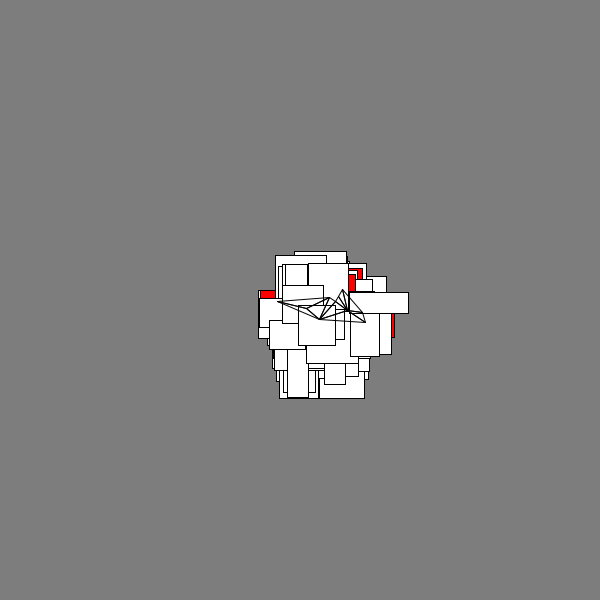
Frame 1 (no input)
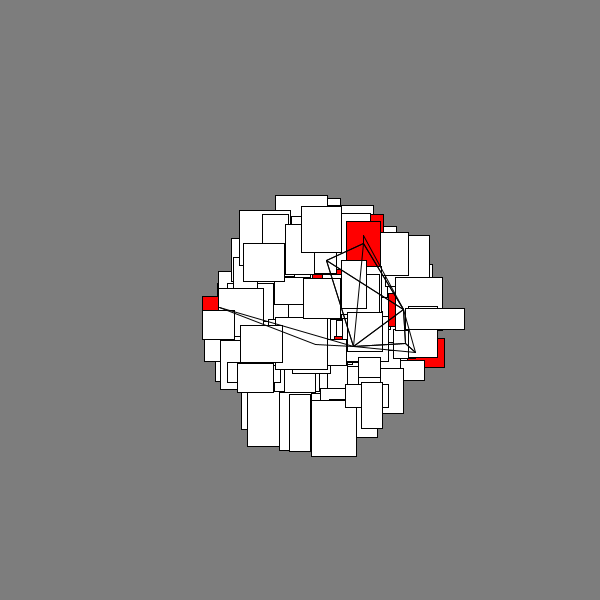
Frame 60 (the mouse pressed at the canvas centre just before this capture)
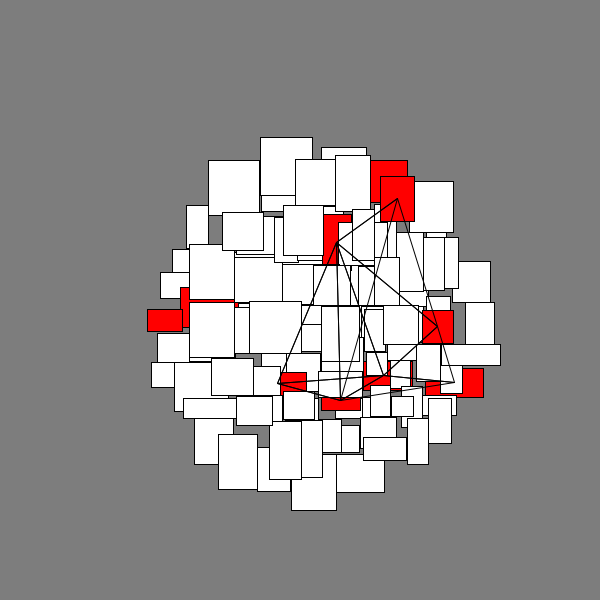
Frame 120 (the mouse held since frame 60 and released just before this capture)

The Processing sketch that drew these frames (run headless with seeded random() and noise(); from frame 60 on, the mouse is pressed at the canvas centre):

// Processing sketch: ProcGen
// ── ProcGen.pde
DelaunayTriangulator dt;
Sala[] salas = new Sala[100];

ArrayList<Sala> mainRooms = new ArrayList<Sala>();
int mainRoomCount = (int)(salas.length * 0.1);

void setup() {
  background(125);
  fill(255);
  size(600, 600);
  for (int i = 0; i < salas.length; i++) {
    salas[i] = new Sala(GetRandomPointInCircle(new PVector(width/2, height/2), 50), (int)random(20, 60), (int)random(20, 60));
  }
  int[] mainRoomIndex = Scramble(mainRoomCount, salas.length);
  for (int i = 0; i < mainRoomIndex.length; i++) {
    mainRooms.add(salas[mainRoomIndex[i]]);
    salas[mainRoomIndex[i]].isMain = true;
  }
}

void draw() {
  background(125);
  for (int i = 0; i < salas.length; i++) {
    salas[i].Update();
  }
  PVector[] centers = new PVector[mainRoomCount];
  for (int j = 0; j < mainRoomCount; j++) {
    centers[j] =  mainRooms.get(j).center;
  }
  Triangulate(centers);
  //draw();

  if (dt != null) {
    //for (Triangle t : dt.triangles) {
      //t.DrawCircumcircle(this);
   // }
    for (Triangle t : dt.triangles) {
      t.DrawEdges(this);
    }
  }
}

void mouseReleased() {
  /*background(125);
   PVector[] centers = new PVector[mainRoomCount];
   for (int j = 0; j < mainRoomCount; j++) {
   centers[j] =  mainRooms.get(j).center;
   }
   Triangulate(centers);
   draw();*/
}

PVector GetRandomPointInCircle(PVector pos, int radius) {
  float selectedRadius = random(1) * (float)radius;
  float angle = random(1) * PI*2;
  PVector point = new PVector(sin(angle), cos(angle));
  PVector p = new PVector(pos.x, pos.y);
  point.mult(selectedRadius);
  return p.add(point);
}

int[] Scramble (int count, int range) {
  IntList scrambler = new IntList();
  for (int i=0; i<range; i++) {
    scrambler.append(i);
  }
  scrambler.shuffle();
  int[] result = new int[count];
  for (int i=0; i<count; i++) {
    result[i] = scrambler.get(i);
  }
  return result;
}

void Triangulate(PVector[] points) {
  dt = new DelaunayTriangulator();
  dt.points = points;
  dt.triangles = dt.Calculate();
}

// ── DelaunayTriangulator.pde
public class DelaunayTriangulator {
  PVector[] points;
  ArrayList<Triangle> triangles;

  // sort points in clockwise order (in place)
  // insertion sort
  // NOTE: not currently in use
  private PVector[] SortClockwise(PVector[] pts, PVector center) {
    // sort in clockwise order
    // left -> right
    for (int i = 1; i < pts.length; i++) {
      PVector p = pts[i];
      int pos = i;

      while (pos > 0 && IsCcw(p, pts[pos - 1], center)) {
        // larger value shifts up
        pts[pos] = pts[pos - 1];
        // insert position moves down
        pos = pos - 1;
      }

      // correct position determined
      pts[pos] = p;
    }
    return pts;
  }

  // returns true if A is CCW in relation to B
  // reference: http://stackoverflow.com/questions/6989100/sort-points-in-clockwise-order
  // NOTE: not currently in use
  private boolean IsCcw(PVector a, PVector b, PVector center) {
    PVector diffA = PVector.sub(center, a);
    PVector diffB = PVector.sub(center, b);

    if (diffA.x >= 0 && diffB.x < 0) {
      return true;
    }
    if (diffA.x == 0 && diffB.x == 0) {
      return diffA.y > diffB.y;
    }
    
    // (0, 0, 1) is the perpendicular vector
    // it is the vector perpendicular to the xy plane
    float dot = PVector.dot(diffA.cross(diffB), new PVector(0, 0, 1));
    if (dot < 0) {
      return true;
    } else if (dot > 0) {
      return false;
    }

    // a & b are on the same line from the center point
    // use distance; further is CCW
    return diffA.mag() > diffB.mag();
  }  

  // find a triangle that contains all the points
  // this used as a starting reference for the algorithm
  public Triangle GetSuperTriangle() {
    // find min & max x and y values
    float xMin = points[0].x;
    float yMin = points[0].y;
    float xMax = xMin;
    float yMax = yMin;

    for (int i = 0; i < points.length; i++) {
      PVector p = points[i];
      if (p.x < xMin) {
        xMin = p.x;
      }
      if (p.x > xMax) {
        xMax = p.x;
      }
      if (p.y < xMin) {
        xMin = p.y;
      }
      if (p.y > xMax) {
        xMax = p.y;
      }
    }

    // build triangle that contains the min and max values
    float dx = xMax - xMin;
    float dy = yMax - yMin;
    float dMax = dx > dy ? dx : dy;
    float xMid = (xMin + xMax) / 2f;
    float yMid = (yMin + yMax) / 2f;

    Triangle superTri = new Triangle(
      new PVector(xMid - 2f * dMax, yMid - dMax),
      new PVector(xMid, yMid + 2f * dMax),
      new PVector(xMid + 2f * dMax, yMid - dMax)
    );

    return superTri;
  }

  // Calculates / creates delaunay triangles for the
  // current set of points
  public ArrayList<Triangle> Calculate()
  {
    // the buffer of current triangles
    ArrayList<Triangle> triangleBuffer = new ArrayList<Triangle>();

    // final collection of completed triangles
    ArrayList<Triangle> completed = new ArrayList<Triangle>();

    // add the super triangle
    Triangle superTriangle = GetSuperTriangle();
    triangleBuffer.add(superTriangle);

    // add each point
    PVector point;
    ArrayList<Edge> edgeBuffer = new ArrayList<Edge>();
    for (int i = 0; i < points.length; i++) {
      point = points[i];
      edgeBuffer.clear();

      // iterate over all current triangles (in reverse)
      // checking to see if the current point is included
      // in a triangles circumcircle
      for (int j = triangleBuffer.size() - 1; j >= 0; j--) {
        Triangle tri = triangleBuffer.get(j);

        PVector circumcenter = tri.GetCircumcenter();
        float rad = circumcenter.dist(tri.points[0]);

        if (circumcenter.x + rad < point.x) {
          // triangle is complete
          // TODO can we end evaluation for current point here?
          completed.add(tri);
        }

        if (circumcenter.dist(point) < rad) {
          // inside
          // add edges to buffer and remove the triangle
          edgeBuffer.add(new Edge(tri.points[0], tri.points[1]));
          edgeBuffer.add(new Edge(tri.points[1], tri.points[2]));
          edgeBuffer.add(new Edge(tri.points[2], tri.points[0]));
          triangleBuffer.remove(j);
        }
      }

      // edge buffer time
      // check for duplicate edges
      // if found, remove them
      for (int j = 0; j < edgeBuffer.size() - 1; j++) {
        Edge edgeA = edgeBuffer.get(j);
        if (edgeA != null) {
          for (int k = j + 1; k < edgeBuffer.size(); k++) {
            Edge edgeB = edgeBuffer.get(k);
            if (edgeA.IsEqual(edgeB)) {
              edgeBuffer.set(j, null);
              edgeBuffer.set(k, null);
            }
          }  
        }
      }

      // build new triangles from
      // the remaining edges
      for (int j = 0; j < edgeBuffer.size(); j++) {
        Edge edge = edgeBuffer.get(j);
        if (edge == null) {
          continue;
        }

        // make sure to order points in a clockwise fashion
        Triangle tri = new Triangle(edge.p1, edge.p2, point);
        triangleBuffer.add(tri);
      }
    }

    // remove triangles with
    // the super triangle vertices
    for (int i = triangleBuffer.size() - 1; i >= 0; i--) {
      if (triangleBuffer.get(i).SharesVertex(superTriangle)) {
        triangleBuffer.remove(i);
      }  
    }

    // set local triangles collection
    triangles = triangleBuffer;

    return triangleBuffer;
  }

  public DelaunayTriangulator() {
    triangles = new ArrayList<Triangle>();
  }
}

// ── Edge.pde
class Edge {
  public PVector p1;  
  public PVector p2;  

  public boolean IsEqual(Edge other) {
    if (other == null) {
      return false;
    } else {
      return (p1 == other.p1 && p2 == other.p2) || (p2 == other.p1 && p1 == other.p2);
    }
  }

  public Edge(PVector a, PVector b) {
    p1 = a;
    p2 = b;
  }
}

// ── MinimumSpanningTree.pde
class MinimumSpanningTree {
  ArrayList<PVector> vertices;

  ArrayList<Edge> edges = new ArrayList<Edge>();

  MinimumSpanningTree() {

    vertices = new ArrayList<PVector>();
  }

  void Update() {
    edges.clear();
    ArrayList<PVector> reached = new ArrayList<PVector>();
    ArrayList<PVector> unreached = new ArrayList<PVector>();

    for (int i = 0; i < vertices.size(); i++) {
      unreached.add(vertices.get(i));
    }

    reached.add(unreached.get(0));
    unreached.remove(0);

    while (unreached.size() > 0) {
      float record = 10000;
      int rIndex = 0;
      int uIndex = 0;

      for ( int i =0; i < reached.size(); i++) {
        for ( int j = 0; j < unreached.size(); j++) {
          PVector v1 = reached.get(i);
          PVector v2 = unreached.get(j);
          float d = dist(v1.x, v1.y, v2.x, v2.y);

          if (d < record) {
            record = d;
            rIndex = i;
            uIndex = j;
          }
        }
      }
      stroke(255);
      strokeWeight(2);
      //line(reached.get(rIndex).x, reached.get(rIndex).y, unreached.get(uIndex).x, unreached.get(uIndex).y);

      Edge e = new Edge(new PVector(reached.get(rIndex).x, reached.get(rIndex).y), new PVector(unreached.get(uIndex).x, unreached.get(uIndex).y));
      edges.add(e);

      reached.add(unreached.get(uIndex));
      unreached.remove(uIndex);
    }

    for (int i = 0; i < vertices.size(); i++) {
      fill(255);
      stroke(255);
      ellipse(vertices.get(i).x, vertices.get(i).y, 16, 16);
    }
  }
}

// ── Sala.pde
class Sala {
  PVector pos;
  int largura, altura;
  ArrayList<Sala> overlappingSalas;
  PVector center;

  boolean isMain = false;

  Sala(PVector _pos, int _width, int _height) {
    largura = _width;
    altura = _height;
    pos = _pos;
    overlappingSalas = new ArrayList<Sala>();

    center = new PVector(pos.x + largura/2, pos.y + altura/2);
  }

  void Update() {
    GetOverlapping();
    if (overlappingSalas.size() > 0) {
      pos.add(GetEscapeDir());
    }
    if (isMain)
      fill(255, 0, 0);
    else
      fill(255);
    rect(pos.x, pos.y, largura, altura);
    center = new PVector(pos.x + largura/2, pos.y + altura/2);
  }

  PVector GetEscapeDir() {
    PVector dir = new PVector(0, 0);
    for (int i = 0; i < overlappingSalas.size(); i++) {
      PVector salaPos = overlappingSalas.get(i).pos;
      PVector singleDir = pos.copy().sub(salaPos.copy()).normalize();
      dir.add(singleDir);
    }
    return dir.normalize();
  }

  void GetOverlapping() {
    overlappingSalas.clear();
    for (int i = 0; i < salas.length; i++) {
      Sala currentSala = salas[i];
      if (rectOverlap(currentSala)) {
        overlappingSalas.add(salas[i]);
      }
    }
  }

  boolean box_box(float ax0, float ay0, float ax1, float ay1, float bx0, float by0, float bx1, float by1) {
    float topA = (float) Math.min(ay0, ay1);
    float botA = (float) Math.max(ay0, ay1);
    float leftA = (float) Math.min(ax0, ax1);
    float rightA = (float) Math.max(ax0, ax1);
    float topB = (float) Math.min(by0, by1);
    float botB = (float) Math.max(by0, by1);
    float leftB = (float) Math.min(bx0, bx1);
    float rightB = (float) Math.max(bx0, bx1);
    if (botA <= topB  || botB <= topA || rightA <= leftB || rightB <= leftA)
      return false;
    return true;
  }
  boolean valueInRange(int value, int min, int max)
  { 
    return (value >= min) && (value <= max);
  }

  boolean rectOverlap(Sala B)
  {
    boolean xOverlap = valueInRange((int)this.pos.x, (int)B.pos.x, (int)B.pos.x + B.largura) ||
      valueInRange((int)B.pos.x, (int)this.pos.x, (int)this.pos.x + this.largura);

    boolean yOverlap = valueInRange((int)this.pos.y, (int)B.pos.y, (int)B.pos.y + B.altura) ||
      valueInRange((int)B.pos.y, (int)this.pos.y, (int)this.pos.y + this.altura);

    return xOverlap && yOverlap;
  }
}

// ── Triangle.pde
class Triangle {
  PVector[] points;

  // returns the circumcenter for the specified triangle
  // the circumcenter is the intersection of two perpendicular bisectors
  // for any given triangle
  public PVector GetCircumcenter(PVector a, PVector b, PVector c) {
    // determine midpoints (average of x & y coordinates)
    PVector midAB = Midpoint(a, b);
    PVector midBC = Midpoint(b, c);

    // determine slope
    // we need the negative reciprocal of the slope to get the slope of the perpendicular bisector
    float slopeAB = -1 / Slope(a, b);
    float slopeBC = -1 / Slope(b, c);

    // y = mx + b
    // solve for b
    float bAB = midAB.y - slopeAB * midAB.x;
    float bBC = midBC.y - slopeBC * midBC.x;

    // solve for x & y
    // x = (b1 - b2) / (m2 - m1)
    float x = (bAB - bBC) / (slopeBC - slopeAB);
    PVector circumcenter = new PVector(
      x,
      (slopeAB * x) + bAB
    );

    return circumcenter;
  }

  // Returns the circumcenter of this triangle
  public PVector GetCircumcenter() {
    return GetCircumcenter(points[0], points[1], points[2]);
  }

  // Returns true if p is in the circumcircle of this triangle
  public boolean CircumcircleContains(PVector p) {
    PVector center = GetCircumcenter();
    float rad = center.dist(points[0]);
    return center.dist(p) <= rad;
  }

  // Returns the points in points contained in the circumcircle
  public ArrayList<PVector> GetContainedPoints(PVector[] points) {
    ArrayList<PVector> contained = new ArrayList<PVector>();
    for (int i = 0; i < points.length; i++) {
      if (CircumcircleContains(points[i])) {
        contained.add(points[i]);
      }
    }

    return contained;
  }

  // returns the midpoint between two points
  public PVector Midpoint(PVector a, PVector b) {
    // midpoint is the average of x & y coordinates
    return new PVector(
      (a.x + b.x) / 2,
      (a.y + b.y) / 2
    );
  }

  // returns the slope of the line between two points
  public float Slope(PVector from, PVector to) {
    return (to.y - from.y) / (to.x - from.x);
  }

  // returns true if point is in the circle located at center with the specified radius
  public boolean IsInCircle(PVector point, PVector center, float radius) {
    // could also use the pythagorean theorem for this
    return point.dist(center) < radius;
  }

  // returns true if we share a vertex with another triangle
  public boolean SharesVertex(Triangle other) {
    for (int i = 0; i < points.length; i++) {
      for (int j = 0; j < other.points.length; j++) {
        if (points[i] == other.points[j]) {
          return true;
        }
      }
    }

    return false;
  }

  // draw the triangle to the specified applet window
  public void Draw(PApplet app) {
    DrawEdges(app);
    DrawCircumcircle(app);
  }

  public void DrawEdges(PApplet app) {
    int next;
    app.stroke(0, 0, 0);
    for (int i = 0; i < points.length; i++) {
      next = i == points.length - 1 ? 0 : i + 1;
      app.line(points[i].x, points[i].y, points[next].x, points[next].y);
    }
  }  

  public void DrawCircumcircle(PApplet app) {
    // draw circumcircle
    PVector center = GetCircumcenter();
    float rad = center.dist(points[0]);
    app.noFill();
    app.stroke(192, 192, 192);
    app.ellipse(center.x, center.y, rad * 2, rad * 2);
  }

  public Triangle() {
    points = new PVector[3];
  }

  public Triangle(PVector[] pts) {
    points = pts;
  }

  // constructor using vectors
  public Triangle(PVector a, PVector b, PVector c) {
    points = new PVector[3];
    points[0] = a;
    points[1] = b;
    points[2] = c;
  }
}
